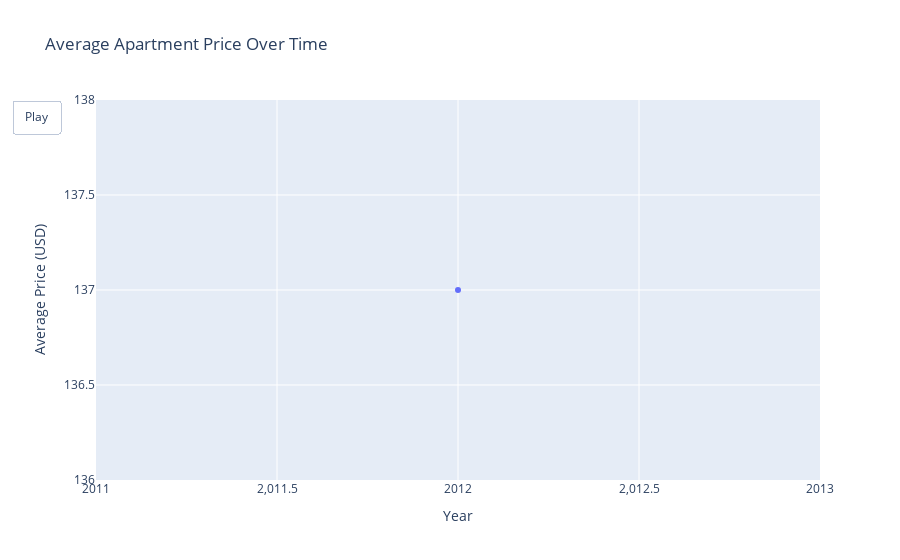

Notebook cell for this chart:
### Code cell
# Group by year and calculate average price (optional: median)
price_by_year = df_clean.groupby('review_year')['price'].mean().dropna().reset_index()

# Initialize figure
fig = go.Figure()

fig.add_trace(go.Scatter(
    x=[price_by_year['review_year'].iloc[0]],
    y=[price_by_year['price'].iloc[0]],
    mode='lines+markers',
    name='Average Price'
))


frames = [
    go.Frame(
        data=[go.Scatter(
            x=price_by_year['review_year'].iloc[:i + 1],
            y=price_by_year['price'].iloc[:i + 1],
            mode='lines+markers',
            name='Average Price')],
        name=f'Year {price_by_year["review_year"].iloc[i]}'
    )
    for i in range(1, len(price_by_year))
]

fig.update_layout(
    title='Average Apartment Price Over Time',
    xaxis_title='Year',
    yaxis_title='Average Price (USD)',
    updatemenus=[dict(
        type='buttons',
        showactive=False,
        buttons=[dict(
            label='Play',
            method='animate',
            args=[None, dict(
                frame=dict(duration=300, redraw=True),
                fromcurrent=True
            )]
        )]
    )],
)
fig.frames=frames

fig.show()

### Figure 1 — Plotly figure (JSON) as saved in the notebook; plotly's stock layout.template omitted (floating-point values rounded to 4 significant figures)
{"data": [{"mode": "lines+markers", "name": "Average Price", "type": "scatter", "x": [2012], "y": [137]}], "layout": {"title": {"text": "Average Apartment Price Over Time"}, "updatemenus": [{"buttons": [{"args": [null, {"frame": {"duration": 300, "redraw": true}, "fromcurrent": true}], "label": "Play", "method": "animate"}], "showactive": false, "type": "buttons"}], "xaxis": {"title": {"text": "Year"}}, "yaxis": {"title": {"text": "Average Price (USD)"}}}}
